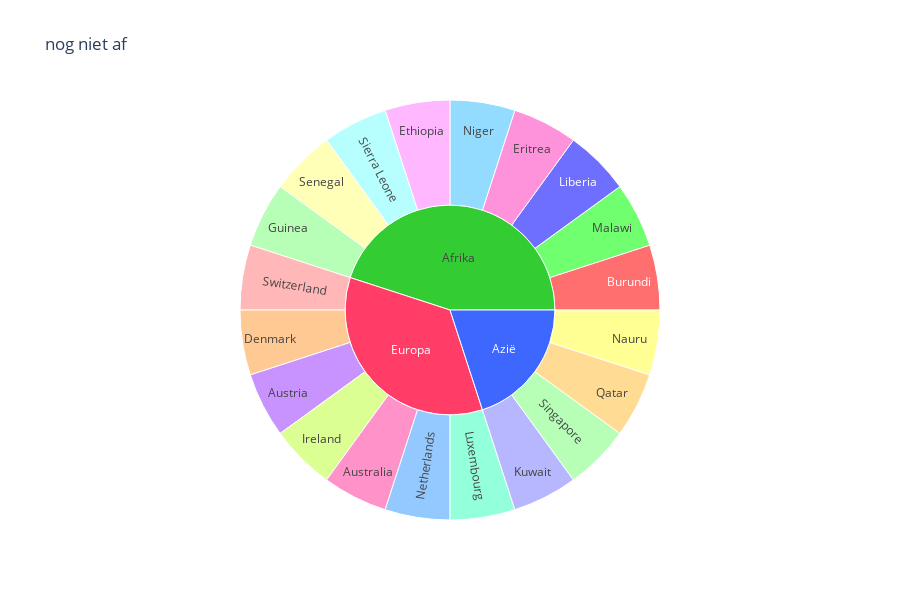

The code cell stored with this chart in its notebook:
### Markdown cell above
## nog niet af

tekst over onderstaande grafiek

### Code cell
# aanpassing voor later, per continent de totale aantal immigranten van het continent erbij zetten.
# ook moeten de kleuren van de landen overeenkomen met de ouders.
# deze grafiek is dus niet af.

# alle hoogste 10 
landen = ['Europa', 'Azië', 'Afrika', 'Switzerland', 'Kuwait', 'Singapore', 'Denmark', 'Austria', 'Ireland',
          'Australia', 'Netherlands', 'Qatar', 'Luxembourg', 'Nauru', 'Burundi', 'Malawi', 'Liberia', 'Eritrea',
          'Niger', 'Ethiopia', 'Sierra Leone', 'Senegal', 'Guinea']

# per land het continent waar het land in ligt
continent = ['', '', '', 'Europa', 'Azië', 'Azië', 'Europa', 'Europa', 'Europa', 'Europa', 'Europa', 'Azië',
           'Europa', 'Azië', 'Afrika', 'Afrika', 'Afrika', 'Afrika', 'Afrika', 'Afrika', 'Afrika', 'Afrika', 'Afrika']

# toevoegen van kleuren aan de continenten en landen
continent_kleuren = ['#ff3d67', '#3d67ff', '#33cc33']
landen_kleuren = ['#ff9999', '#9999ff', '#99ff99', '#ffb366', '#b366ff', '#ccff66', '#ff66b3', '#66b3ff',
                  '#ffcc66', '#66ffcc', '#ffff66', '#ff3333', '#33ff33', '#3333ff', '#ff66cc', '#66ccff',
                  '#ff99ff', '#99ffff', '#ffff99', '#99ff99']

kleuren = continent_kleuren + landen_kleuren

fig = go.Figure(go.Sunburst(
    labels=landen,
    parents=continent,
    branchvalues="total",
    marker=dict(colors=kleuren)
))

fig.update_layout(title="nog niet af")
fig.update_layout(height=600)

fig.show()

### Figure 1 — Plotly figure (JSON) as saved in the notebook; plotly's stock layout.template omitted (floating-point values rounded to 4 significant figures)
{"data": [{"branchvalues": "total", "labels": ["Europa", "Azië", "Afrika", "Switzerland", "Kuwait", "Singapore", "Denmark", "Austria", "Ireland", "Australia", "Netherlands", "Qatar", "Luxembourg", "Nauru", "Burundi", "Malawi", "Liberia", "Eritrea", "Niger", "Ethiopia", "Sierra Leone", "Senegal", "Guinea"], "marker": {"colors": ["#ff3d67", "#3d67ff", "#33cc33", "#ff9999", "#9999ff", "#99ff99", "#ffb366", "#b366ff", "#ccff66", "#ff66b3", "#66b3ff", "#ffcc66", "#66ffcc", "#ffff66", "#ff3333", "#33ff33", "#3333ff", "#ff66cc", "#66ccff", "#ff99ff", "#99ffff", "#ffff99", "#99ff99"]}, "parents": ["", "", "", "Europa", "Azië", "Azië", "Europa", "Europa", "Europa", "Europa", "Europa", "Azië", "Europa", "Azië", "Afrika", "Afrika", "Afrika", "Afrika", "Afrika", "Afrika", "Afrika", "Afrika", "Afrika"], "type": "sunburst"}], "layout": {"height": 600, "title": {"text": "nog niet af"}}}
